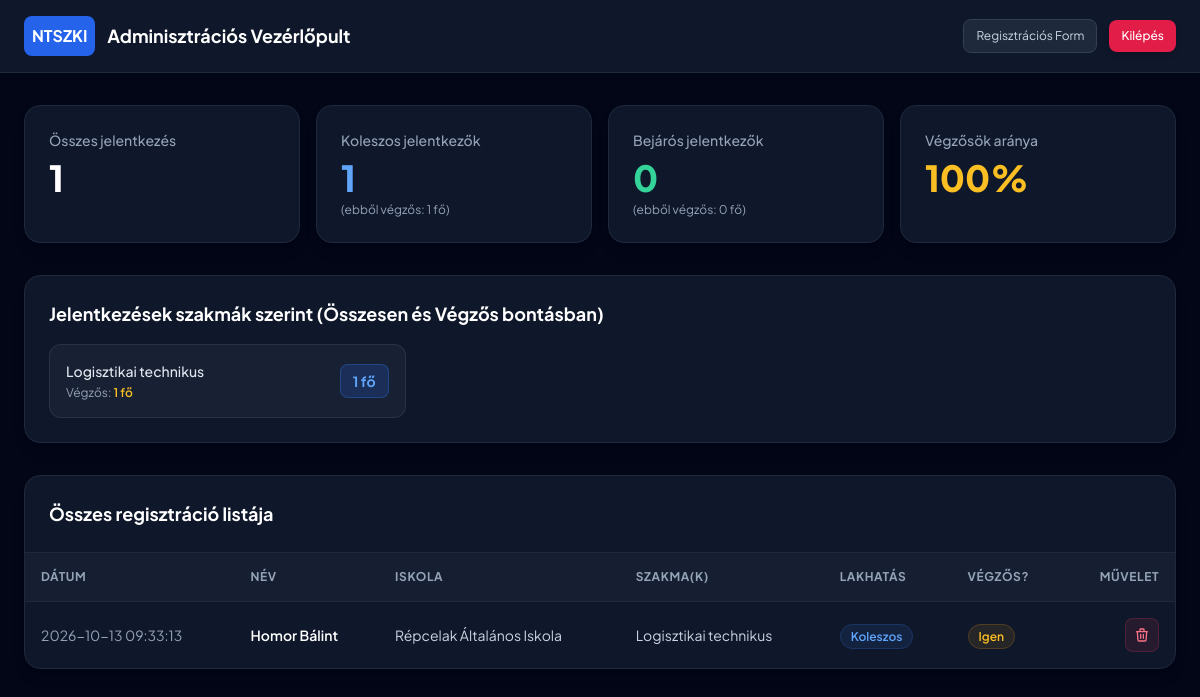
Page /Nadasdy/client/admin/index.php (signed in) on the committed database.
### tables this page shows
CREATE TABLE `regisztraciok` (
  `id` int(11) NOT NULL,
  `teljes_nev` varchar(50) NOT NULL,
  `elozo_iskola` varchar(100) NOT NULL,
  `koli` tinyint(1) NOT NULL,
  `vegzos` tinyint(1) NOT NULL,
  `ekkor_regisztralt` timestamp NOT NULL DEFAULT current_timestamp() ON UPDATE current_timestamp()
);

### Nadasdy/client/admin/index.php (the view, shortened to what this page needs)
<?php
require_once '../../server/db/conn.php';
$loginError = '';
if (isset($_SESSION['admin_logged_in']) && $_SESSION['admin_logged_in'] === true) {
    $stmt = $db->query("SELECT * FROM regisztraciok ORDER BY ekkor_regisztralt DESC");
    $registrations = $stmt->fetchAll(PDO::FETCH_ASSOC);
    $szakmakStmt = $db->query("SELECT * FROM regisztraciok_szakma");
    $allSzakmak = $szakmakStmt->fetchAll(PDO::FETCH_ASSOC);
    $regSzakmak = [];
    foreach ($allSzakmak as $sz) {
        $regSzakmak[$sz['regisztracio_id']][] = $sz['szakma_neve'];
    }
    $totalRegs = count($registrations);
    $koliCount = 0;
    $koliVegzosCount = 0;
    $bejarosCount = 0;
    $bejarosVegzosCount = 0;
    $majorCounts = [];
    $majorVegzosCounts = [];
    foreach ($registrations as $reg) {
        $isKoli = ($reg['koli'] == 1);
        $isVegzos = ($reg['vegzos'] == 1);
        $regId = $reg['id'];
        if ($isKoli) {
            $koliCount++;
            if ($isVegzos) $koliVegzosCount++;
        } else {
            $bejarosCount++;
            if ($isVegzos) $bejarosVegzosCount++;
        }
        $currentSzakmak = $regSzakmak[$regId] ?? [];
        foreach ($currentSzakmak as $szakma) {
            $majorCounts[$szakma] = ($majorCounts[$szakma] ?? 0) + 1;
            if ($isVegzos) {
                $majorVegzosCounts[$szakma] = ($majorVegzosCounts[$szakma] ?? 0) + 1;
            }
        }
    }
}
?>
<!DOCTYPE html>
<html lang="hu">
<head>
    <script src="https://cdn.tailwindcss.com"></script>
    <link rel="stylesheet" href="../src/css/style.css">
</head>
<body class="bg-slate-950 text-slate-100 min-h-screen">
    <?php if (!isset($_SESSION['admin_logged_in']) || $_SESSION['admin_logged_in'] !== true): ?>
        <div class="min-h-screen flex items-center justify-center px-4">
            <div class="bg-slate-900 border border-slate-800 p-8 rounded-3xl shadow-2xl max-w-md w-full">
                <div class="text-center mb-6">
                    <span class="bg-blue-500/10 text-blue-400 text-xs font-bold px-3 py-1 rounded-full border border-blue-500/20">Biztonságos terület</span>
                    <h2 class="text-2xl font-bold text-white mt-3">Admin Bejelentkezés</h2>
                    <p class="text-sm text-slate-400 mt-1">NTSZKI Nyílt Nap Vezérlőpult</p>
                </div>
                <?php if ($loginError): ?>
                    <div class="bg-rose-500/10 border border-rose-500/30 text-rose-300 p-3 rounded-xl text-sm mb-4">
                        <?= $loginError ?>
                    </div>
                <?php endif; ?>
                <form action="index.php" method="POST" class="space-y-4">
                    <div>
                        <label class="block text-sm font-medium text-slate-300 mb-1.5">Admin Jelszó</label>
                        <input type="password" name="password" required placeholder="Add meg a jelszót (pl. nadasdy2026)"
                            class="w-full bg-slate-950 border border-slate-800 rounded-xl px-4 py-3 text-white placeholder-slate-600 focus:outline-none focus:border-blue-500">
                    </div>
                    <button type="submit" name="login" class="w-full bg-blue-600 hover:bg-blue-500 text-white font-semibold py-3 rounded-xl transition shadow-lg shadow-blue-600/30">
                        Bejelentkezés
                    </button>
                </form>
                <div class="text-center mt-6">
                    <a href="../index.php" class="text-xs text-slate-400 hover:text-slate-200">&larr; Vissza a regisztrációs oldalra</a>
                </div>
            </div>
        </div>
    <?php else: ?>
        <header class="bg-slate-900 border-b border-slate-800 py-4 px-6 sticky top-0 z-50">
            <div class="max-w-7xl mx-auto flex items-center justify-between">
                <div class="flex items-center space-x-3">
                    <div class="bg-blue-600 text-white p-2 rounded-lg font-bold">NTSZKI</div>
                    <h1 class="text-lg font-bold text-white">Adminisztrációs Vezérlőpult</h1>
                </div>
                <div class="flex items-center space-x-3">
                    <a href="../index.php" class="text-xs bg-slate-800 hover:bg-slate-700 text-slate-300 px-3 py-2 rounded-lg border border-slate-700 transition">Regisztrációs Form</a>
                    <a href="index.php?logout=true" class="text-xs bg-rose-600 hover:bg-rose-500 text-white px-3 py-2 rounded-lg font-medium transition shadow-md">Kilépés</a>
                </div>
            </div>
        </header>
        <main class="max-w-7xl mx-auto px-4 sm:px-6 py-8 space-y-8">
            <div class="grid grid-cols-1 sm:grid-cols-2 lg:grid-cols-4 gap-4">
                <div class="bg-slate-900 border border-slate-800 p-6 rounded-2xl shadow-lg">
                    <p class="text-slate-400 text-sm font-medium">Összes jelentkezés</p>
                    <h3 class="text-4xl font-extrabold text-white mt-2"><?= $totalRegs ?></h3>
                </div>
                <div class="bg-slate-900 border border-slate-800 p-6 rounded-2xl shadow-lg">
                    <p class="text-slate-400 text-sm font-medium">Koleszos jelentkezők</p>
                    <h3 class="text-4xl font-extrabold text-blue-400 mt-2">
                        <?= $koliCount ?>
                        <span class="text-xs text-slate-400 font-normal block mt-1">(ebből végzős: <?= $koliVegzosCount ?> fő)</span>
                    </h3>
                </div>
                <div class="bg-slate-900 border border-slate-800 p-6 rounded-2xl shadow-lg">
                    <p class="text-slate-400 text-sm font-medium">Bejárós jelentkezők</p>
                    <h3 class="text-4xl font-extrabold text-emerald-400 mt-2">
                        <?= $bejarosCount ?>
                        <span class="text-xs text-slate-400 font-normal block mt-1">(ebből végzős: <?= $bejarosVegzosCount ?> fő)</span>
                    </h3>
                </div>
                <div class="bg-slate-900 border border-slate-800 p-6 rounded-2xl shadow-lg">
                    <p class="text-slate-400 text-sm font-medium">Végzősök aránya</p>
                    <h3 class="text-4xl font-extrabold text-amber-400 mt-2">
                        <?php
                        $vegzosTotal = 0;
                        foreach($registrations as $r) { if($r['vegzos'] == 1) $vegzosTotal++; }
                        echo $totalRegs > 0 ? round(($vegzosTotal / $totalRegs) * 100) . '%' : '0%';
                        ?>
                    </h3>
                </div>
            </div>
            <div class="bg-slate-900 border border-slate-800 p-6 rounded-2xl shadow-lg">
                <h3 class="text-lg font-bold text-white mb-4">Jelentkezések szakmák szerint (Összesen és Végzős bontásban)</h3>
                <div class="grid grid-cols-1 sm:grid-cols-2 lg:grid-cols-3 gap-4">
                    <?php foreach($majorCounts as $szakma => $count):
                        $vegzosCount = $majorVegzosCounts[$szakma] ?? 0;
                    ?>
                        <div class="bg-slate-800/60 border border-slate-700/60 p-4 rounded-xl flex items-center justify-between">
                            <div>
                                <p class="text-sm font-medium text-slate-200"><?= htmlspecialchars($szakma) ?></p>
                                <p class="text-xs text-slate-400 mt-1">Végzős: <span class="text-amber-400 font-semibold"><?= $vegzosCount ?> fő</span></p>
                            </div>
                            <div class="bg-blue-600/20 text-blue-400 font-bold px-3 py-1.5 rounded-lg border border-blue-500/30 text-sm">
                                <?= $count ?> fő
                            </div>
                        </div>
                    <?php endforeach; ?>
                </div>
            </div>
            <div class="bg-slate-900 border border-slate-800 rounded-2xl shadow-lg overflow-hidden">
                <div class="p-6 border-b border-slate-800">
                    <h3 class="text-lg font-bold text-white">Összes regisztráció listája</h3>
                </div>
                <div class="overflow-x-auto">
                    <table class="w-full text-left border-collapse">
                        <thead>
                            <tr class="bg-slate-800/50 text-slate-400 text-xs uppercase tracking-wider border-b border-slate-800">
                                <th class="p-4">Dátum</th>
                                <th class="p-4">Név</th>
                                <th class="p-4">Iskola</th>
                                <th class="p-4">Szakma(k)</th>
                                <th class="p-4">Lakhatás</th>
                                <th class="p-4">Végzős?</th>
                                <th class="p-4 text-right">Művelet</th>
                            </tr>
                        </thead>
                        <tbody class="divide-y divide-slate-800 text-sm">
                            <?php foreach($registrations as $reg): ?>
                            <tr class="hover:bg-slate-800/30 transition">
                                <td class="p-4 text-slate-400 whitespace-nowrap"><?= $reg['ekkor_regisztralt'] ?></td>
                                <td class="p-4 font-semibold text-white"><?= htmlspecialchars($reg['teljes_nev']) ?></td>
                                <td class="p-4 text-slate-300"><?= htmlspecialchars($reg['elozo_iskola']) ?></td>
                                <td class="p-4 text-slate-300">
                                    <?php
                                    $szakmakList = $regSzakmak[$reg['id']] ?? [];
                                    echo implode(', ', array_map('htmlspecialchars', $szakmakList));
                                    ?>
                                </td>
                                <td class="p-4">
                                    <span class="px-2.5 py-1 rounded-full text-xs font-semibold <?= $reg['koli'] == 1 ? 'bg-blue-500/10 text-blue-400 border border-blue-500/20' : 'bg-slate-800 text-slate-300 border border-slate-700' ?>">
                                        <?= $reg['koli'] == 1 ? 'Koleszos' : 'Bejárós' ?>
                                    </span>
                                </td>
                                <td class="p-4">
                                    <span class="px-2.5 py-1 rounded-full text-xs font-semibold <?= $reg['vegzos'] == 1 ? 'bg-amber-500/10 text-amber-400 border border-amber-500/20' : 'bg-slate-800 text-slate-300 border border-slate-700' ?>">
                                        <?= $reg['vegzos'] == 1 ? 'Igen' : 'Nem' ?>
                                    </span>
                                </td>
                                <td class="p-4 text-right whitespace-nowrap">
                                    <a href="index.php?delete=<?= $reg['id'] ?>" onclick="return confirm('Biztosan törölni szeretnéd ezt a jelentkezést?');"
                                       class="text-rose-400 hover:text-rose-300 bg-rose-500/10 hover:bg-rose-500/20 p-2 rounded-lg transition border border-rose-500/20 inline-flex items-center">
                                        <svg xmlns="http://www.w3.org/2000/svg" class="h-4 w-4" fill="none" viewBox="0 0 24 24" stroke="currentColor">
                                            <path stroke-linecap="round" stroke-linejoin="round" stroke-width="2" d="M19 7l-.867 12.142A2 2 0 0116.138 21H7.862a2 2 0 01-1.995-1.858L5 7m5 4v6m4-6v6m1-10V4a1 1 0 00-1-1h-4a1 1 0 00-1 1v3M4 7h16" />
                                        </svg>
                                    </a>
                                </td>
                            </tr>
                            <?php endforeach; ?>
                        </tbody>
                    </table>
                </div>
            </div>
        </main>
    <?php endif; ?>
</body>
</html>

### Nadasdy/client/src/css/style.css (style rules this page uses)
body { font-family: 'Plus Jakarta Sans', sans-serif; position: relative; overflow-x: hidden; }

### rows in the picture
regisztraciok: id "Logisztikai technikus", id "1", count "1", ekkor_regisztralt "2026-10-13 09:33:13", teljes_nev "Homor Bálint", elozo_iskola "Répcelak Általános Iskola", koli "Koleszos", vegzos "Igen"

### other values in the picture
$totalRegs "1"
$koliCount "1"
$koliVegzosCount "1"
$bejarosCount "0"
$bejarosVegzosCount "0"
